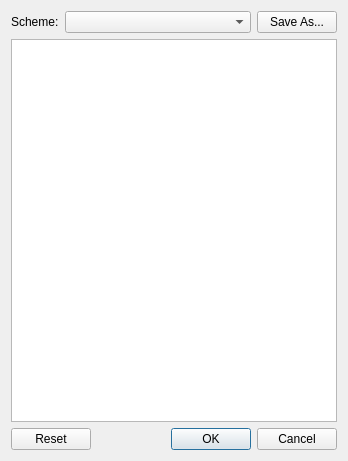
<?xml version="1.0" encoding="UTF-8"?>
<ui version="4.0">
 <class>ShortcutEditor</class>
 <widget class="QDialog" name="ShortcutEditor">
  <property name="geometry">
   <rect>
    <x>0</x>
    <y>0</y>
    <width>348</width>
    <height>461</height>
   </rect>
  </property>
  <property name="windowTitle">
   <string>Shortcut Editor</string>
  </property>
  <layout class="QGridLayout" name="gridLayout_2">
   <item row="0" column="0">
    <widget class="QLabel" name="label">
     <property name="text">
      <string>Scheme:</string>
     </property>
    </widget>
   </item>
   <item row="0" column="1">
    <layout class="QGridLayout" name="gridLayout">
     <item row="0" column="0">
      <widget class="QComboBox" name="schemeComboBox">
       <property name="sizePolicy">
        <sizepolicy hsizetype="Preferred" vsizetype="Fixed">
         <horstretch>1</horstretch>
         <verstretch>0</verstretch>
        </sizepolicy>
       </property>
      </widget>
     </item>
     <item row="0" column="1">
      <widget class="QPushButton" name="schemeSaveAsButton">
       <property name="sizePolicy">
        <sizepolicy hsizetype="Minimum" vsizetype="Fixed">
         <horstretch>0</horstretch>
         <verstretch>0</verstretch>
        </sizepolicy>
       </property>
       <property name="text">
        <string>Save As...</string>
       </property>
      </widget>
     </item>
    </layout>
   </item>
   <item row="1" column="0" colspan="2">
    <widget class="QTreeView" name="shortcuts">
     <property name="alternatingRowColors">
      <bool>true</bool>
     </property>
     <property name="rootIsDecorated">
      <bool>false</bool>
     </property>
     <property name="uniformRowHeights">
      <bool>true</bool>
     </property>
     <property name="sortingEnabled">
      <bool>true</bool>
     </property>
     <attribute name="headerShowSortIndicator" stdset="0">
      <bool>true</bool>
     </attribute>
    </widget>
   </item>
   <item row="2" column="0" colspan="2">
    <widget class="QDialogButtonBox" name="buttonBox">
     <property name="orientation">
      <enum>Qt::Horizontal</enum>
     </property>
     <property name="standardButtons">
      <set>QDialogButtonBox::Cancel|QDialogButtonBox::Ok|QDialogButtonBox::Reset</set>
     </property>
    </widget>
   </item>
  </layout>
 </widget>
 <resources/>
 <connections>
  <connection>
   <sender>buttonBox</sender>
   <signal>accepted()</signal>
   <receiver>ShortcutEditor</receiver>
   <slot>accept()</slot>
   <hints>
    <hint type="sourcelabel">
     <x>248</x>
     <y>254</y>
    </hint>
    <hint type="destinationlabel">
     <x>157</x>
     <y>274</y>
    </hint>
   </hints>
  </connection>
  <connection>
   <sender>buttonBox</sender>
   <signal>rejected()</signal>
   <receiver>ShortcutEditor</receiver>
   <slot>reject()</slot>
   <hints>
    <hint type="sourcelabel">
     <x>316</x>
     <y>260</y>
    </hint>
    <hint type="destinationlabel">
     <x>286</x>
     <y>274</y>
    </hint>
   </hints>
  </connection>
 </connections>
</ui>
